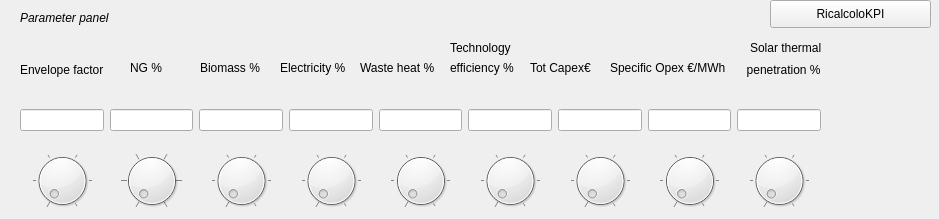
        <widget class="QWidget" name="scrollAreaWidgetContents">
         <property name="geometry">
          <rect>
           <x>0</x>
           <y>0</y>
           <width>939</width>
           <height>219</height>
          </rect>
         </property>
         <widget class="QLabel" name="label_17">
          <property name="geometry">
           <rect>
            <x>20</x>
            <y>10</y>
            <width>171</width>
            <height>16</height>
           </rect>
          </property>
          <property name="text">
           <string>&lt;html&gt;&lt;head/&gt;&lt;body&gt;&lt;p&gt;&lt;span style=&quot; font-style:italic;&quot;&gt;Parameter panel&lt;/span&gt;&lt;/p&gt;&lt;/body&gt;&lt;/html&gt;</string>
          </property>
          <property name="textFormat">
           <enum>Qt::AutoText</enum>
          </property>
         </widget>
         <widget class="QLabel" name="label_18">
          <property name="geometry">
           <rect>
            <x>20</x>
            <y>60</y>
            <width>101</width>
            <height>21</height>
           </rect>
          </property>
          <property name="text">
           <string>&lt;html&gt;&lt;head/&gt;&lt;body&gt;&lt;p&gt;Envelope factor&lt;/p&gt;&lt;/body&gt;&lt;/html&gt;</string>
          </property>
         </widget>
         <widget class="QLabel" name="label_19">
          <property name="geometry">
           <rect>
            <x>130</x>
            <y>60</y>
            <width>55</width>
            <height>16</height>
           </rect>
          </property>
          <property name="text">
           <string>NG %</string>
          </property>
         </widget>
         <widget class="QLabel" name="label_20">
          <property name="geometry">
           <rect>
            <x>200</x>
            <y>60</y>
            <width>71</width>
            <height>16</height>
           </rect>
          </property>
          <property name="text">
           <string>Biomass %</string>
          </property>
         </widget>
         <widget class="QLabel" name="label_21">
          <property name="geometry">
           <rect>
            <x>280</x>
            <y>60</y>
            <width>71</width>
            <height>16</height>
           </rect>
          </property>
          <property name="text">
           <string>Electricity %</string>
          </property>
         </widget>
         <widget class="QLabel" name="label_22">
          <property name="geometry">
           <rect>
            <x>360</x>
            <y>60</y>
            <width>91</width>
            <height>16</height>
           </rect>
          </property>
          <property name="text">
           <string>Waste heat %</string>
          </property>
         </widget>
         <widget class="QLabel" name="label_23">
          <property name="geometry">
           <rect>
            <x>450</x>
            <y>40</y>
            <width>71</width>
            <height>16</height>
           </rect>
          </property>
          <property name="text">
           <string>Technology</string>
          </property>
         </widget>
         <widget class="QLabel" name="label_24">
          <property name="geometry">
           <rect>
            <x>530</x>
            <y>60</y>
            <width>71</width>
            <height>16</height>
           </rect>
          </property>
          <property name="text">
           <string>Tot Capex€</string>
          </property>
         </widget>
         <widget class="QLabel" name="label_25">
          <property name="geometry">
           <rect>
            <x>610</x>
            <y>60</y>
            <width>131</width>
            <height>16</height>
           </rect>
          </property>
          <property name="text">
           <string>Specific Opex €/MWh</string>
          </property>
         </widget>
         <widget class="QLabel" name="label_26">
          <property name="geometry">
           <rect>
            <x>740</x>
            <y>60</y>
            <width>91</width>
            <height>20</height>
           </rect>
          </property>
          <property name="text">
           <string>  penetration %</string>
          </property>
         </widget>
         <widget class="QLabel" name="label_27">
          <property name="geometry">
           <rect>
            <x>450</x>
            <y>60</y>
            <width>81</width>
            <height>16</height>
           </rect>
          </property>
          <property name="text">
           <string>efficiency %</string>
          </property>
         </widget>
         <widget class="QLabel" name="label_28">
          <property name="geometry">
           <rect>
            <x>750</x>
            <y>40</y>
            <width>91</width>
            <height>16</height>
           </rect>
          </property>
          <property name="text">
           <string>Solar thermal</string>
          </property>
         </widget>
         <widget class="QWidget" name="horizontalLayoutWidget_11">
          <property name="geometry">
           <rect>
            <x>20</x>
            <y>150</y>
            <width>801</width>
            <height>61</height>
           </rect>
          </property>
          <layout class="QHBoxLayout" name="horizontalLayout_11">
           <item>
            <widget class="QDial" name="dial">
             <property name="invertedAppearance">
              <bool>false</bool>
             </property>
             <property name="invertedControls">
              <bool>false</bool>
             </property>
             <property name="wrapping">
              <bool>false</bool>
             </property>
             <property name="notchTarget">
              <double>20.699999999999999</double>
             </property>
             <property name="notchesVisible">
              <bool>true</bool>
             </property>
            </widget>
           </item>
           <item>
            <widget class="QDial" name="dial_2">
             <property name="notchTarget">
              <double>19.699999999999999</double>
             </property>
             <property name="notchesVisible">
              <bool>true</bool>
             </property>
            </widget>
           </item>
           <item>
            <widget class="QDial" name="dial_3">
             <property name="notchTarget">
              <double>20.699999999999999</double>
             </property>
             <property name="notchesVisible">
              <bool>true</bool>
             </property>
            </widget>
           </item>
           <item>
            <widget class="QDial" name="dial_4">
             <property name="notchTarget">
              <double>20.699999999999999</double>
             </property>
             <property name="notchesVisible">
              <bool>true</bool>
             </property>
            </widget>
           </item>
           <item>
            <widget class="QDial" name="dial_5">
             <property name="notchTarget">
              <double>20.699999999999999</double>
             </property>
             <property name="notchesVisible">
              <bool>true</bool>
             </property>
            </widget>
           </item>
           <item>
            <widget class="QDial" name="dial_6">
             <property name="notchTarget">
              <double>20.699999999999999</double>
             </property>
             <property name="notchesVisible">
              <bool>true</bool>
             </property>
            </widget>
           </item>
           <item>
            <widget class="QDial" name="dial_7">
             <property name="notchTarget">
              <double>20.699999999999999</double>
             </property>
             <property name="notchesVisible">
              <bool>true</bool>
             </property>
            </widget>
           </item>
           <item>
            <widget class="QDial" name="dial_8">
             <property name="notchTarget">
              <double>20.699999999999999</double>
             </property>
             <property name="notchesVisible">
              <bool>true</bool>
             </property>
            </widget>
           </item>
           <item>
            <widget class="QDial" name="dial_9">
             <property name="notchTarget">
              <double>20.699999999999999</double>
             </property>
             <property name="notchesVisible">
              <bool>true</bool>
             </property>
            </widget>
           </item>
          </layout>
         </widget>
         <widget class="QWidget" name="horizontalLayoutWidget_12">
          <property name="geometry">
           <rect>
            <x>20</x>
            <y>100</y>
            <width>801</width>
            <height>41</height>
           </rect>
          </property>
          <layout class="QHBoxLayout" name="horizontalLayout_12">
           <item>
            <widget class="QLineEdit" name="lineEdit_1"/>
           </item>
           <item>
            <widget class="QLineEdit" name="lineEdit_2"/>
           </item>
           <item>
            <widget class="QLineEdit" name="lineEdit_3"/>
           </item>
           <item>
            <widget class="QLineEdit" name="lineEdit_4"/>
           </item>
           <item>
            <widget class="QLineEdit" name="lineEdit_5"/>
           </item>
           <item>
            <widget class="QLineEdit" name="lineEdit_6"/>
           </item>
           <item>
            <widget class="QLineEdit" name="lineEdit_7"/>
           </item>
           <item>
            <widget class="QLineEdit" name="lineEdit_8"/>
           </item>
           <item>
            <widget class="QLineEdit" name="lineEdit_9"/>
           </item>
          </layout>
         </widget>
         <widget class="QPushButton" name="btn_refershKPI">
          <property name="geometry">
           <rect>
            <x>770</x>
            <y>0</y>
            <width>161</width>
            <height>28</height>
           </rect>
          </property>
          <property name="text">
           <string>RicalcoloKPI</string>
          </property>
         </widget>
        </widget>
